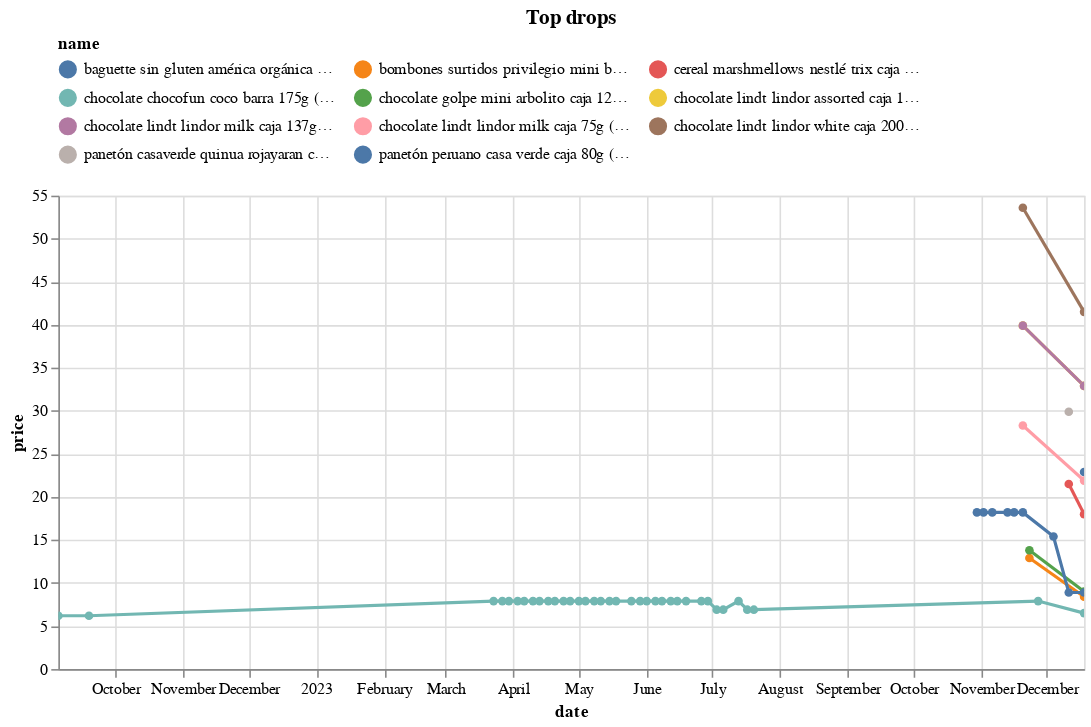

Source (notebook cell):
### Code cell
(top_changes
 .sort_values('change')
 .head(10)
 .pipe(plot_changes, 'Top drops')
)

### Figure 1 — Vega-Lite specification as saved in the notebook (floating-point values rounded to 4 significant figures)
{"config": {"view": {"continuousWidth": 300, "continuousHeight": 300}, "legend": {"columns": 3, "orient": "top"}}, "data": {"name": "data-7bf4054f18ad090c204d69e4209b8fb9"}, "mark": {"type": "line", "point": true}, "encoding": {"color": {"field": "name", "scale": {"domain": ["baguette sin gluten américa orgánica bolsa 2un (plaza_vea)", "bombones surtidos privilegio mini bastón strawberry pote 40g (plaza_vea)", "cereal marshmellows nestlé trix caja 300g (plaza_vea)", "chocolate chocofun coco barra 175g (plaza_vea)", "chocolate golpe mini arbolito caja 120g (plaza_vea)", "chocolate lindt lindor assorted caja 137g (plaza_vea)", "chocolate lindt lindor milk caja 137g (plaza_vea)", "chocolate lindt lindor milk caja 75g (plaza_vea)", "chocolate lindt lindor white caja 200g (plaza_vea)", "panetón casaverde quinua rojayaran caja 80g (plaza_vea)", "panetón peruano casa verde caja 80g (plaza_vea)"]}, "type": "nominal"}, "tooltip": [{"field": "name", "type": "nominal"}, {"field": "price", "type": "quantitative"}, {"field": "last_price", "type": "quantitative"}], "x": {"field": "date", "type": "temporal"}, "y": {"field": "price", "type": "quantitative"}}, "params": [{"name": "param_3", "select": {"type": "point", "fields": ["name"]}, "bind": "legend"}, {"name": "param_4", "select": {"type": "interval", "encodings": ["x", "y"]}, "bind": "scales"}], "title": "Top drops", "transform": [{"filter": {"param": "param_3"}}], "width": 650, "$schema": "https://vega.github.io/schema/vega-lite/v5.16.3.json", "datasets": {"data-7bf4054f18ad090c204d69e4209b8fb9": [{"store": "plaza_vea", "sku": 11238868, "last_price": 8.4, "last_date": "2023-12-18T00:00:00", "brand": "PRIVILEGIO", "uri": "https://www.plazavea.com.pe/bombones-surtidos-privilegio-mini-baston-strawberry-pote-40g/p", "name": "bombones surtidos privilegio mini bastón strawberry pote 40g (plaza_vea)", "price": 8.4, "category": "https://www.plazavea.com.pe/abarrotes", "date": "2023-12-18T00:00:00"}, {"store": "plaza_vea", "sku": 11238868, "last_price": 8.4, "last_date": "2023-12-18T00:00:00", "brand": "PRIVILEGIO", "uri": "https://www.plazavea.com.pe/bombones-surtidos-privilegio-mini-baston-strawberry-pote-40g/p", "name": "bombones surtidos privilegio mini bastón strawberry pote 40g (plaza_vea)", "price": 12.9, "category": "https://www.plazavea.com.pe/abarrotes", "date": "2023-11-23T00:00:00"}, {"store": "plaza_vea", "sku": 11238864, "last_price": 9.0, "last_date": "2023-12-18T00:00:00", "brand": "GOLPE", "uri": "https://www.plazavea.com.pe/chocolate-golpe-mini-arbolito-caja-120g/p", "name": "chocolate golpe mini arbolito caja 120g (plaza_vea)", "price": 9.0, "category": "https://www.plazavea.com.pe/abarrotes", "date": "2023-12-18T00:00:00"}, {"store": "plaza_vea", "sku": 11238864, "last_price": 9.0, "last_date": "2023-12-18T00:00:00", "brand": "GOLPE", "uri": "https://www.plazavea.com.pe/chocolate-golpe-mini-arbolito-caja-120g/p", "name": "chocolate golpe mini arbolito caja 120g (plaza_vea)", "price": 13.8, "category": "https://www.plazavea.com.pe/abarrotes", "date": "2023-11-23T00:00:00"}, {"store": "plaza_vea", "sku": 11190021, "last_price": 22.9, "last_date": "2023-12-18T00:00:00", "brand": "CASAVERDE", "uri": "https://www.plazavea.com.pe/paneton-peruano-casa-verde-caja-80g/p", "name": "panetón peruano casa verde caja 80g (plaza_vea)", "price": 22.9, "category": "https://www.plazavea.com.pe/panaderia-y-pasteleria", "date": "2023-12-18T00:00:00"}, {"store": "plaza_vea", "sku": 11190021, "last_price": 22.9, "last_date": "2023-12-18T00:00:00", "brand": "CASAVERDE", "uri": "https://www.plazavea.com.pe/paneton-casaverde-quinua-rojayaran-caja-80g/p", "name": "panetón casaverde quinua rojayaran caja 80g (plaza_vea)", "price": 29.9, "category": "https://www.plazavea.com.pe/panaderia-y-pasteleria", "date": "2023-12-11T00:00:00"}, {"store": "plaza_vea", "sku": 11238874, "last_price": 21.9, "last_date": "2023-12-18T00:00:00", "brand": "LINDT", "uri": "https://www.plazavea.com.pe/chocolate-lindt-lindor-milk-caja-75g/p", "name": "chocolate lindt lindor milk caja 75g (plaza_vea)", "price": 28.3, "category": "https://www.plazavea.com.pe/abarrotes", "date": "2023-11-20T00:00:00"}, {"store": "plaza_vea", "sku": 11238874, "last_price": 21.9, "last_date": "2023-12-18T00:00:00", "brand": "LINDT", "uri": "https://www.plazavea.com.pe/chocolate-lindt-lindor-milk-caja-75g/p", "name": "chocolate lindt lindor milk caja 75g (plaza_vea)", "price": 21.9, "category": "https://www.plazavea.com.pe/abarrotes", "date": "2023-12-18T00:00:00"}, {"store": "plaza_vea", "sku": 11238877, "last_price": 41.5, "last_date": "2023-12-18T00:00:00", "brand": "LINDT", "uri": "https://www.plazavea.com.pe/chocolate-lindt-lindor-white-caja-200g/p", "name": "chocolate lindt lindor white caja 200g (plaza_vea)", "price": 53.6, "category": "https://www.plazavea.com.pe/abarrotes", "date": "2023-11-20T00:00:00"}, {"store": "plaza_vea", "sku": 11238877, "last_price": 41.5, "last_date": "2023-12-18T00:00:00", "brand": "LINDT", "uri": "https://www.plazavea.com.pe/chocolate-lindt-lindor-white-caja-200g/p", "name": "chocolate lindt lindor white caja 200g (plaza_vea)", "price": 41.5, "category": "https://www.plazavea.com.pe/abarrotes", "date": "2023-12-18T00:00:00"}, {"store": "plaza_vea", "sku": 11147019, "last_price": 8.9, "last_date": "2023-12-18T00:00:00", "brand": "AMERICA ORG.", "uri": "https://www.plazavea.com.pe/baguette-sin-gluten-america-organica-bolsa-2un/p", "name": "baguette sin gluten américa orgánica bolsa 2un (plaza_vea)", "price": 18.2, "category": "https://www.plazavea.com.pe/congelados", "date": "2023-10-30T00:00:00"}, {"store": "plaza_vea", "sku": 11147019, "last_price": 8.9, "last_date": "2023-12-18T00:00:00", "brand": "AMERICA ORG.", "uri": "https://www.plazavea.com.pe/baguette-sin-gluten-america-organica-bolsa-2un/p", "name": "baguette sin gluten américa orgánica bolsa 2un (plaza_vea)", "price": 18.2, "category": "https://www.plazavea.com.pe/congelados", "date": "2023-11-16T00:00:00"}, {"store": "plaza_vea", "sku": 11147019, "last_price": 8.9, "last_date": "2023-12-18T00:00:00", "brand": "AMERICA ORG.", "uri": "https://www.plazavea.com.pe/baguette-sin-gluten-america-organica-bolsa-2un/p", "name": "baguette sin gluten américa orgánica bolsa 2un (plaza_vea)", "price": 18.2, "category": "https://www.plazavea.com.pe/congelados", "date": "2023-11-20T00:00:00"}, {"store": "plaza_vea", "sku": 11147019, "last_price": 8.9, "last_date": "2023-12-18T00:00:00", "brand": "AMERICA ORG.", "uri": "https://www.plazavea.com.pe/baguette-sin-gluten-america-organica-bolsa-2un/p", "name": "baguette sin gluten américa orgánica bolsa 2un (plaza_vea)", "price": 8.9, "category": "https://www.plazavea.com.pe/congelados", "date": "2023-12-18T00:00:00"}, {"store": "plaza_vea", "sku": 11147019, "last_price": 8.9, "last_date": "2023-12-18T00:00:00", "brand": "AMERICA ORG.", "uri": "https://www.plazavea.com.pe/baguette-sin-gluten-america-organica-bolsa-2un/p", "name": "baguette sin gluten américa orgánica bolsa 2un (plaza_vea)", "price": 8.9, "category": "https://www.plazavea.com.pe/congelados", "date": "2023-12-11T00:00:00"}, {"store": "plaza_vea", "sku": 11147019, "last_price": 8.9, "last_date": "2023-12-18T00:00:00", "brand": "AMERICA ORG.", "uri": "https://www.plazavea.com.pe/baguette-sin-gluten-america-organica-bolsa-2un/p", "name": "baguette sin gluten américa orgánica bolsa 2un (plaza_vea)", "price": 18.2, "category": "https://www.plazavea.com.pe/congelados", "date": "2023-11-06T00:00:00"}, {"store": "plaza_vea", "sku": 11147019, "last_price": 8.9, "last_date": "2023-12-18T00:00:00", "brand": "AMERICA ORG.", "uri": "https://www.plazavea.com.pe/baguette-sin-gluten-america-organica-bolsa-2un/p", "name": "baguette sin gluten américa orgánica bolsa 2un (plaza_vea)", "price": 18.2, "category": "https://www.plazavea.com.pe/congelados", "date": "2023-11-02T00:00:00"}, {"store": "plaza_vea", "sku": 11147019, "last_price": 8.9, "last_date": "2023-12-18T00:00:00", "brand": "AMERICA ORG.", "uri": "https://www.plazavea.com.pe/baguette-sin-gluten-america-organica-bolsa-2un/p", "name": "baguette sin gluten américa orgánica bolsa 2un (plaza_vea)", "price": 15.4, "category": "https://www.plazavea.com.pe/congelados", "date": "2023-12-04T00:00:00"}, {"store": "plaza_vea", "sku": 11147019, "last_price": 8.9, "last_date": "2023-12-18T00:00:00", "brand": "AMERICA ORG.", "uri": "https://www.plazavea.com.pe/baguette-sin-gluten-america-organica-bolsa-2un/p", "name": "baguette sin gluten américa orgánica bolsa 2un (plaza_vea)", "price": 18.2, "category": "https://www.plazavea.com.pe/congelados", "date": "2023-11-13T00:00:00"}, {"store": "plaza_vea", "sku": 24208, "last_price": 6.5, "last_date": "2023-12-18T00:00:00", "brand": "CHOCOFUN", "uri": "https://www.plazavea.com.pe/chocolate-chocofun-coco-bolsa-175g/p", "name": "chocolate chocofun coco barra 175g (plaza_vea)", "price": 7.9, "category": "https://www.plazavea.com.pe/abarrotes", "date": "2023-05-29T00:00:00"}, {"store": "plaza_vea", "sku": 24208, "last_price": 6.5, "last_date": "2023-12-18T00:00:00", "brand": "CHOCOFUN", "uri": "https://www.plazavea.com.pe/chocolate-chocofun-coco-bolsa-175g/p", "name": "chocolate chocofun coco barra 175g (plaza_vea)", "price": 7.9, "category": "https://www.plazavea.com.pe/abarrotes", "date": "2023-05-11T00:00:00"}, {"store": "plaza_vea", "sku": 24208, "last_price": 6.5, "last_date": "2023-12-18T00:00:00", "brand": "CHOCOFUN", "uri": "https://www.plazavea.com.pe/chocolate-chocofun-coco-bolsa-175g/p", "name": "chocolate chocofun coco barra 175g (plaza_vea)", "price": 7.9, "category": "https://www.plazavea.com.pe/abarrotes", "date": "2023-06-05T00:00:00"}, {"store": "plaza_vea", "sku": 24208, "last_price": 6.5, "last_date": "2023-12-18T00:00:00", "brand": "CHOCOFUN", "uri": "https://www.plazavea.com.pe/chocolate-chocofun-coco-bolsa-175g/p", "name": "chocolate chocofun coco barra 175g (plaza_vea)", "price": 7.9, "category": "https://www.plazavea.com.pe/abarrotes", "date": "2023-03-30T00:00:00"}, {"store": "plaza_vea", "sku": 24208, "last_price": 6.5, "last_date": "2023-12-18T00:00:00", "brand": "CHOCOFUN", "uri": "https://www.plazavea.com.pe/chocolate-chocofun-coco-bolsa-175g/p", "name": "chocolate chocofun coco barra 175g (plaza_vea)", "price": 7.9, "category": "https://www.plazavea.com.pe/abarrotes", "date": "2023-06-29T00:00:00"}, {"store": "plaza_vea", "sku": 24208, "last_price": 6.5, "last_date": "2023-12-18T00:00:00", "brand": "CHOCOFUN", "uri": "https://www.plazavea.com.pe/chocolate-chocofun-coco-bolsa-175g/p", "name": "chocolate chocofun coco barra 175g (plaza_vea)", "price": 6.9, "category": "https://www.plazavea.com.pe/abarrotes", "date": "2023-07-06T00:00:00"}, {"store": "plaza_vea", "sku": 24208, "last_price": 6.5, "last_date": "2023-12-18T00:00:00", "brand": "CHOCOFUN", "uri": "https://www.plazavea.com.pe/chocolate-chocofun-coco-bolsa-175g/p", "name": "chocolate chocofun coco barra 175g (plaza_vea)", "price": 6.9, "category": "https://www.plazavea.com.pe/abarrotes", "date": "2023-07-20T00:00:00"}, {"store": "plaza_vea", "sku": 24208, "last_price": 6.5, "last_date": "2023-12-18T00:00:00", "brand": "CHOCOFUN", "uri": null, "name": "chocolate chocofun coco barra 175g (plaza_vea)", "price": 6.2, "category": "https://www.plazavea.com.pe/abarrotes", "date": "2022-09-19T00:00:00"}, {"store": "plaza_vea", "sku": 24208, "last_price": 6.5, "last_date": "2023-12-18T00:00:00", "brand": "CHOCOFUN", "uri": "https://www.plazavea.com.pe/chocolate-chocofun-coco-bolsa-175g/p", "name": "chocolate chocofun coco barra 175g (plaza_vea)", "price": 7.9, "category": "https://www.plazavea.com.pe/abarrotes", "date": "2023-04-20T00:00:00"}, {"store": "plaza_vea", "sku": 24208, "last_price": 6.5, "last_date": "2023-12-18T00:00:00", "brand": "CHOCOFUN", "uri": "https://www.plazavea.com.pe/chocolate-chocofun-coco-bolsa-175g/p", "name": "chocolate chocofun coco barra 175g (plaza_vea)", "price": 7.9, "category": "https://www.plazavea.com.pe/abarrotes", "date": "2023-05-01T00:00:00"}, {"store": "plaza_vea", "sku": 24208, "last_price": 6.5, "last_date": "2023-12-18T00:00:00", "brand": "CHOCOFUN", "uri": "https://www.plazavea.com.pe/chocolate-chocofun-coco-bolsa-175g/p", "name": "chocolate chocofun coco barra 175g (plaza_vea)", "price": 7.9, "category": "https://www.plazavea.com.pe/abarrotes", "date": "2023-03-23T00:00:00"}, {"store": "plaza_vea", "sku": 24208, "last_price": 6.5, "last_date": "2023-12-18T00:00:00", "brand": "CHOCOFUN", "uri": "https://www.plazavea.com.pe/chocolate-chocofun-coco-bolsa-175g/p", "name": "chocolate chocofun coco barra 175g (plaza_vea)", "price": 7.9, "category": "https://www.plazavea.com.pe/abarrotes", "date": "2023-06-01T00:00:00"}, {"store": "plaza_vea", "sku": 24208, "last_price": 6.5, "last_date": "2023-12-18T00:00:00", "brand": "CHOCOFUN", "uri": "https://www.plazavea.com.pe/chocolate-chocofun-coco-bolsa-175g/p", "name": "chocolate chocofun coco barra 175g (plaza_vea)", "price": 7.9, "category": "https://www.plazavea.com.pe/abarrotes", "date": "2023-06-26T00:00:00"}, {"store": "plaza_vea", "sku": 24208, "last_price": 6.5, "last_date": "2023-12-18T00:00:00", "brand": "CHOCOFUN", "uri": "https://www.plazavea.com.pe/chocolate-chocofun-coco-bolsa-175g/p", "name": "chocolate chocofun coco barra 175g (plaza_vea)", "price": 7.9, "category": "https://www.plazavea.com.pe/abarrotes", "date": "2023-11-27T00:00:00"}, {"store": "plaza_vea", "sku": 24208, "last_price": 6.5, "last_date": "2023-12-18T00:00:00", "brand": "CHOCOFUN", "uri": "https://www.plazavea.com.pe/chocolate-chocofun-coco-bolsa-175g/p", "name": "chocolate chocofun coco barra 175g (plaza_vea)", "price": 6.5, "category": "https://www.plazavea.com.pe/abarrotes", "date": "2023-12-18T00:00:00"}, {"store": "plaza_vea", "sku": 24208, "last_price": 6.5, "last_date": "2023-12-18T00:00:00", "brand": "CHOCOFUN", "uri": "https://www.plazavea.com.pe/chocolate-chocofun-coco-bolsa-175g/p", "name": "chocolate chocofun coco barra 175g (plaza_vea)", "price": 7.9, "category": "https://www.plazavea.com.pe/abarrotes", "date": "2023-04-13T00:00:00"}, {"store": "plaza_vea", "sku": 24208, "last_price": 6.5, "last_date": "2023-12-18T00:00:00", "brand": "CHOCOFUN", "uri": "https://www.plazavea.com.pe/chocolate-chocofun-coco-bolsa-175g/p", "name": "chocolate chocofun coco barra 175g (plaza_vea)", "price": 7.9, "category": "https://www.plazavea.com.pe/abarrotes", "date": "2023-06-15T00:00:00"}, {"store": "plaza_vea", "sku": 24208, "last_price": 6.5, "last_date": "2023-12-18T00:00:00", "brand": "CHOCOFUN", "uri": null, "name": "chocolate chocofun coco barra 175g (plaza_vea)", "price": 6.2, "category": "https://www.plazavea.com.pe/abarrotes", "date": "2022-09-05T00:00:00"}, {"store": "plaza_vea", "sku": 24208, "last_price": 6.5, "last_date": "2023-12-18T00:00:00", "brand": "CHOCOFUN", "uri": "https://www.plazavea.com.pe/chocolate-chocofun-coco-bolsa-175g/p", "name": "chocolate chocofun coco barra 175g (plaza_vea)", "price": 7.9, "category": "https://www.plazavea.com.pe/abarrotes", "date": "2023-04-27T00:00:00"}, {"store": "plaza_vea", "sku": 24208, "last_price": 6.5, "last_date": "2023-12-18T00:00:00", "brand": "CHOCOFUN", "uri": "https://www.plazavea.com.pe/chocolate-chocofun-coco-bolsa-175g/p", "name": "chocolate chocofun coco barra 175g (plaza_vea)", "price": 7.9, "category": "https://www.plazavea.com.pe/abarrotes", "date": "2023-06-19T00:00:00"}, {"store": "plaza_vea", "sku": 24208, "last_price": 6.5, "last_date": "2023-12-18T00:00:00", "brand": "CHOCOFUN", "uri": "https://www.plazavea.com.pe/chocolate-chocofun-coco-bolsa-175g/p", "name": "chocolate chocofun coco barra 175g (plaza_vea)", "price": 7.9, "category": "https://www.plazavea.com.pe/abarrotes", "date": "2023-07-13T00:00:00"}, {"store": "plaza_vea", "sku": 24208, "last_price": 6.5, "last_date": "2023-12-18T00:00:00", "brand": "CHOCOFUN", "uri": "https://www.plazavea.com.pe/chocolate-chocofun-coco-bolsa-175g/p", "name": "chocolate chocofun coco barra 175g (plaza_vea)", "price": 7.9, "category": "https://www.plazavea.com.pe/abarrotes", "date": "2023-03-27T00:00:00"}, {"store": "plaza_vea", "sku": 24208, "last_price": 6.5, "last_date": "2023-12-18T00:00:00", "brand": "CHOCOFUN", "uri": "https://www.plazavea.com.pe/chocolate-chocofun-coco-bolsa-175g/p", "name": "chocolate chocofun coco barra 175g (plaza_vea)", "price": 7.9, "category": "https://www.plazavea.com.pe/abarrotes", "date": "2023-04-10T00:00:00"}, {"store": "plaza_vea", "sku": 24208, "last_price": 6.5, "last_date": "2023-12-18T00:00:00", "brand": "CHOCOFUN", "uri": "https://www.plazavea.com.pe/chocolate-chocofun-coco-bolsa-175g/p", "name": "chocolate chocofun coco barra 175g (plaza_vea)", "price": 7.9, "category": "https://www.plazavea.com.pe/abarrotes", "date": "2023-04-03T00:00:00"}, {"store": "plaza_vea", "sku": 24208, "last_price": 6.5, "last_date": "2023-12-18T00:00:00", "brand": "CHOCOFUN", "uri": "https://www.plazavea.com.pe/chocolate-chocofun-coco-bolsa-175g/p", "name": "chocolate chocofun coco barra 175g (plaza_vea)", "price": 7.9, "category": "https://www.plazavea.com.pe/abarrotes", "date": "2023-05-25T00:00:00"}, {"store": "plaza_vea", "sku": 24208, "last_price": 6.5, "last_date": "2023-12-18T00:00:00", "brand": "CHOCOFUN", "uri": "https://www.plazavea.com.pe/chocolate-chocofun-coco-bolsa-175g/p", "name": "chocolate chocofun coco barra 175g (plaza_vea)", "price": 7.9, "category": "https://www.plazavea.com.pe/abarrotes", "date": "2023-05-08T00:00:00"}, {"store": "plaza_vea", "sku": 24208, "last_price": 6.5, "last_date": "2023-12-18T00:00:00", "brand": "CHOCOFUN", "uri": "https://www.plazavea.com.pe/chocolate-chocofun-coco-bolsa-175g/p", "name": "chocolate chocofun coco barra 175g (plaza_vea)", "price": 6.9, "category": "https://www.plazavea.com.pe/abarrotes", "date": "2023-07-17T00:00:00"}, {"store": "plaza_vea", "sku": 24208, "last_price": 6.5, "last_date": "2023-12-18T00:00:00", "brand": "CHOCOFUN", "uri": "https://www.plazavea.com.pe/chocolate-chocofun-coco-bolsa-175g/p", "name": "chocolate chocofun coco barra 175g (plaza_vea)", "price": 7.9, "category": "https://www.plazavea.com.pe/abarrotes", "date": "2023-04-24T00:00:00"}, {"store": "plaza_vea", "sku": 24208, "last_price": 6.5, "last_date": "2023-12-18T00:00:00", "brand": "CHOCOFUN", "uri": "https://www.plazavea.com.pe/chocolate-chocofun-coco-bolsa-175g/p", "name": "chocolate chocofun coco barra 175g (plaza_vea)", "price": 7.9, "category": "https://www.plazavea.com.pe/abarrotes", "date": "2023-04-17T00:00:00"}, {"store": "plaza_vea", "sku": 24208, "last_price": 6.5, "last_date": "2023-12-18T00:00:00", "brand": "CHOCOFUN", "uri": "https://www.plazavea.com.pe/chocolate-chocofun-coco-bolsa-175g/p", "name": "chocolate chocofun coco barra 175g (plaza_vea)", "price": 7.9, "category": "https://www.plazavea.com.pe/abarrotes", "date": "2023-05-15T00:00:00"}, {"store": "plaza_vea", "sku": 24208, "last_price": 6.5, "last_date": "2023-12-18T00:00:00", "brand": "CHOCOFUN", "uri": "https://www.plazavea.com.pe/chocolate-chocofun-coco-bolsa-175g/p", "name": "chocolate chocofun coco barra 175g (plaza_vea)", "price": 7.9, "category": "https://www.plazavea.com.pe/abarrotes", "date": "2023-05-18T00:00:00"}, {"store": "plaza_vea", "sku": 24208, "last_price": 6.5, "last_date": "2023-12-18T00:00:00", "brand": "CHOCOFUN", "uri": "https://www.plazavea.com.pe/chocolate-chocofun-coco-bolsa-175g/p", "name": "chocolate chocofun coco barra 175g (plaza_vea)", "price": 7.9, "category": "https://www.plazavea.com.pe/abarrotes", "date": "2023-05-04T00:00:00"}, {"store": "plaza_vea", "sku": 24208, "last_price": 6.5, "last_date": "2023-12-18T00:00:00", "brand": "CHOCOFUN", "uri": "https://www.plazavea.com.pe/chocolate-chocofun-coco-bolsa-175g/p", "name": "chocolate chocofun coco barra 175g (plaza_vea)", "price": 6.9, "category": "https://www.plazavea.com.pe/abarrotes", "date": "2023-07-03T00:00:00"}, {"store": "plaza_vea", "sku": 24208, "last_price": 6.5, "last_date": "2023-12-18T00:00:00", "brand": "CHOCOFUN", "uri": "https://www.plazavea.com.pe/chocolate-chocofun-coco-bolsa-175g/p", "name": "chocolate chocofun coco barra 175g (plaza_vea)", "price": 7.9, "category": "https://www.plazavea.com.pe/abarrotes", "date": "2023-06-08T00:00:00"}, {"store": "plaza_vea", "sku": 24208, "last_price": 6.5, "last_date": "2023-12-18T00:00:00", "brand": "CHOCOFUN", "uri": "https://www.plazavea.com.pe/chocolate-chocofun-coco-bolsa-175g/p", "name": "chocolate chocofun coco barra 175g (plaza_vea)", "price": 7.9, "category": "https://www.plazavea.com.pe/abarrotes", "date": "2023-06-12T00:00:00"}, {"store": "plaza_vea", "sku": 24208, "last_price": 6.5, "last_date": "2023-12-18T00:00:00", "brand": "CHOCOFUN", "uri": "https://www.plazavea.com.pe/chocolate-chocofun-coco-bolsa-175g/p", "name": "chocolate chocofun coco barra 175g (plaza_vea)", "price": 7.9, "category": "https://www.plazavea.com.pe/abarrotes", "date": "2023-04-06T00:00:00"}, {"store": "plaza_vea", "sku": 11238875, "last_price": 32.9, "last_date": "2023-12-18T00:00:00", "brand": "LINDT", "uri": "https://www.plazavea.com.pe/chocolate-lindt-lindor-assorted-caja-137g/p", "name": "chocolate lindt lindor assorted caja 137g (plaza_vea)", "price": 39.9, "category": "https://www.plazavea.com.pe/abarrotes", "date": "2023-11-20T00:00:00"}, {"store": "plaza_vea", "sku": 11238875, "last_price": 32.9, "last_date": "2023-12-18T00:00:00", "brand": "LINDT", "uri": "https://www.plazavea.com.pe/chocolate-lindt-lindor-assorted-caja-137g/p", "name": "chocolate lindt lindor assorted caja 137g (plaza_vea)", "price": 32.9, "category": "https://www.plazavea.com.pe/abarrotes", "date": "2023-12-18T00:00:00"}, {"store": "plaza_vea", "sku": 11238878, "last_price": 32.9, "last_date": "2023-12-18T00:00:00", "brand": "LINDT", "uri": "https://www.plazavea.com.pe/chocolate-lindt-lindor-milk-caja-137g/p", "name": "chocolate lindt lindor milk caja 137g (plaza_vea)", "price": 39.9, "category": "https://www.plazavea.com.pe/abarrotes", "date": "2023-11-20T00:00:00"}, {"store": "plaza_vea", "sku": 11238878, "last_price": 32.9, "last_date": "2023-12-18T00:00:00", "brand": "LINDT", "uri": "https://www.plazavea.com.pe/chocolate-lindt-lindor-milk-caja-137g/p", "name": "chocolate lindt lindor milk caja 137g (plaza_vea)", "price": 32.9, "category": "https://www.plazavea.com.pe/abarrotes", "date": "2023-12-18T00:00:00"}, {"store": "plaza_vea", "sku": 11238859, "last_price": 18.0, "last_date": "2023-12-18T00:00:00", "brand": "TRIX", "uri": "https://www.plazavea.com.pe/cereal-marshmellows-nestle-trix-caja-300g/p", "name": "cereal marshmellows nestlé trix caja 300g (plaza_vea)", "price": 18.0, "category": "https://www.plazavea.com.pe/desayunos", "date": "2023-12-18T00:00:00"}, {"store": "plaza_vea", "sku": 11238859, "last_price": 18.0, "last_date": "2023-12-18T00:00:00", "brand": "TRIX", "uri": "https://www.plazavea.com.pe/cereal-marshmellows-nestle-trix-caja-300g/p", "name": "cereal marshmellows nestlé trix caja 300g (plaza_vea)", "price": 21.5, "category": "https://www.plazavea.com.pe/desayunos", "date": "2023-12-11T00:00:00"}]}}
